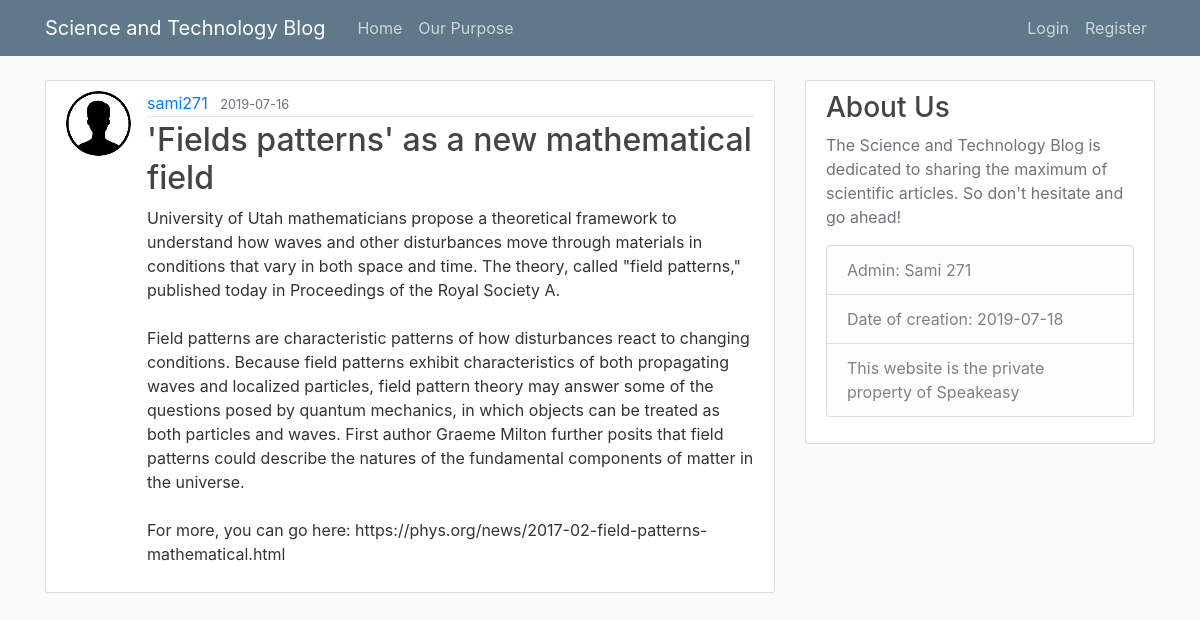
/posts/1, run on the app's committed database.
### flaskblog/models.py (models this page shows, shortened)
class User(db.Model,UserMixin):
	id=db.Column(db.Integer,primary_key=True)
	username=db.Column(db.String(20),unique=True,nullable=False)
	email=db.Column(db.String(120),unique=True,nullable=False)
	image_file=db.Column(db.String(20),nullable=False, default='default.png')
	password=db.Column(db.String(60),nullable=False)
	posts=db.relationship('Post',backref='author',lazy=True)

class Post(db.Model):
	id=db.Column(db.Integer,primary_key=True)
	title=db.Column(db.String(100),nullable=False)
	date_posted=db.Column(db.DateTime,nullable=False,default=datetime.utcnow)
	content=db.Column(db.Text,nullable=False)
	user_id=db.Column(db.Integer,db.ForeignKey('user.id'),nullable=False)

### flaskblog/routes.py (the view)
@app.route('/posts/<int:post_id>')
def post(post_id):
	post=Post.query.get_or_404(post_id)
	return render_template('post.html',title=post.title,post=post)

### flaskblog/templates/post.html (shortened to what this page needs)
{% extends "layout.html"%}
{% block content %}
		<article class="media content-section">
	      		<img class="rounded-circle article-img" src="{{url_for('static',filename='profile_pics/'+post.author.image_file)}}">
	  <div class="media-body">
	    <div class="article-metadata">
	      <a class="mr-2" href="{{url_for('user_posts',username=post.author.username)}}">{{ post.author.username }}</a>
	      <small class="text-muted">{{ post.date_posted.strftime('%Y-%m-%d') }}</small>
	    </div>
	    <h2 class='article-title'>{{ post.title }}</h2>
	    <p class="article-content">{{ post.content }}</p>
	  </div>
	</article>
{% endblock content %}

### flaskblog/static/main.css (style rules this page uses)
body { background: #fafafa; color: #333333; margin-top: 5rem; }
h1, h2, h3, h4, h5, h6 { color: #444444; }
.content-section { background: #ffffff; padding: 10px 20px; border: 1px solid #dddddd; border-radius: 3px; margin-bottom: 20px; }
.article-title { color: #444444; }
.article-content { white-space: pre-line; }
.article-img { height: 65px; width: 65px; margin-right: 16px; }
.article-metadata { padding-bottom: 1px; margin-bottom: 4px; border-bottom: 1px solid #e3e3e3 }

### data on the page
User: image_file (picture), author.username "sami271"
Post: date_posted "2019-07-16", title "'Fields patterns' as a new mathematical field", content "University of Utah mathematicians propose a theoretical framework to understand how waves and other disturbances move through materials in conditions that vary in both space and time. The theory, called \"field patterns,\" published today in Proceedings of the Royal Society A. Field patterns are characteristic patterns of how disturbances react to changing conditions. Because field patterns exhibit characteristics of both propagating waves and localized particles, field pattern theory may answer some of the questions posed by quantum mechanics, in which objects can be treated as both particles and waves. First author Graeme Milton further posits that field patterns could describe the natures…"
